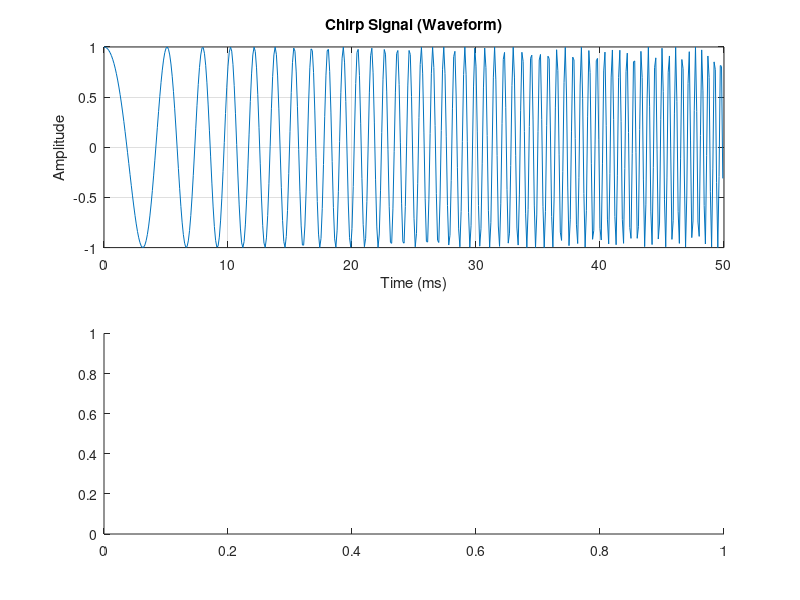

This chart was generated by the following MATLAB code: (Note: this script raises an error after producing the figure.)
fs = 10000;             % תדר דגימה (Hz)
duration_ms = 50;       % משך האות במילי-שניות
t = 0:1/fs:(duration_ms/1000 - 1/fs); 

f0 = 100;               % תדר התחלתי
f1 = 2000;              % תדר סופי

y = chirp(t, f0, duration_ms/1000, f1, 'linear');

bits = y > 0;

figure;
subplot(2,1,1);
plot(t*1000, y);
title('Chirp Signal (Waveform)');
xlabel('Time (ms)'); ylabel('Amplitude'); grid on;

subplot(2,1,2);
spectrogram(y, 128, 120, 128, fs, 'yaxis');
title('Spectrogram of the Chirp Signal');
